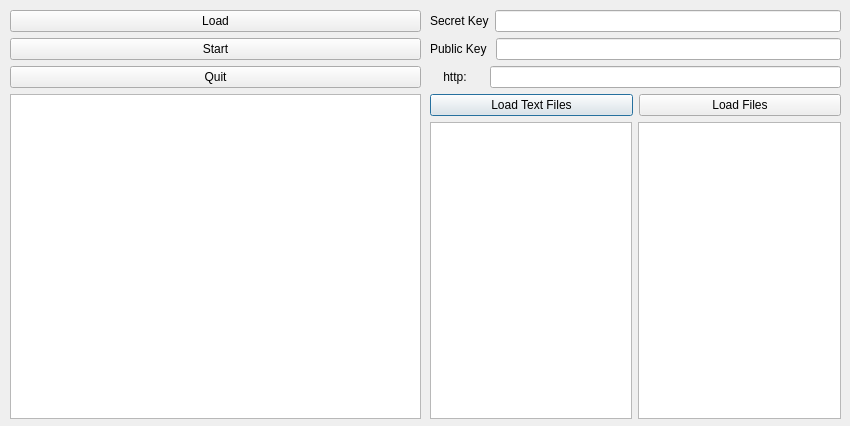
<?xml version="1.0" encoding="UTF-8"?>
<ui version="4.0">
 <class>Dialog</class>
 <widget class="QDialog" name="Dialog">
  <property name="geometry">
   <rect>
    <x>0</x>
    <y>0</y>
    <width>850</width>
    <height>426</height>
   </rect>
  </property>
  <property name="windowTitle">
   <string>Main</string>
  </property>
  <widget class="QWidget" name="verticalLayoutWidget_2">
   <property name="geometry">
    <rect>
     <x>430</x>
     <y>10</y>
     <width>411</width>
     <height>409</height>
    </rect>
   </property>
   <layout class="QVBoxLayout" name="verticalLayout_2">
    <item>
     <layout class="QVBoxLayout" name="verticalLayout">
      <item>
       <layout class="QHBoxLayout" name="horizontalLayout">
        <item>
         <widget class="QLabel" name="label">
          <property name="text">
           <string>Secret Key</string>
          </property>
         </widget>
        </item>
        <item>
         <widget class="QLineEdit" name="lineEdit"/>
        </item>
       </layout>
      </item>
      <item>
       <layout class="QHBoxLayout" name="horizontalLayout_2">
        <item>
         <widget class="QLabel" name="label_2">
          <property name="text">
           <string>Public Key </string>
          </property>
         </widget>
        </item>
        <item>
         <widget class="QLineEdit" name="lineEdit_2"/>
        </item>
       </layout>
      </item>
      <item>
       <layout class="QHBoxLayout" name="horizontalLayout_3">
        <item>
         <widget class="QLabel" name="label_3">
          <property name="text">
           <string>    http:     </string>
          </property>
         </widget>
        </item>
        <item>
         <widget class="QLineEdit" name="lineEdit_3"/>
        </item>
       </layout>
      </item>
     </layout>
    </item>
    <item>
     <layout class="QHBoxLayout" name="horizontalLayout_4">
      <item>
       <widget class="QPushButton" name="loadTxtBtn">
        <property name="text">
         <string>Load Text Files</string>
        </property>
       </widget>
      </item>
      <item>
       <widget class="QPushButton" name="loadFileBtn">
        <property name="text">
         <string>Load Files</string>
        </property>
       </widget>
      </item>
     </layout>
    </item>
    <item>
     <layout class="QHBoxLayout" name="horizontalLayout_5">
      <item>
       <widget class="QListWidget" name="txtFilesList">
        <property name="enabled">
         <bool>true</bool>
        </property>
       </widget>
      </item>
      <item>
       <widget class="QListWidget" name="testFilesList"/>
      </item>
     </layout>
    </item>
   </layout>
  </widget>
  <widget class="QWidget" name="gridLayoutWidget">
   <property name="geometry">
    <rect>
     <x>10</x>
     <y>10</y>
     <width>411</width>
     <height>409</height>
    </rect>
   </property>
   <layout class="QGridLayout" name="gridLayout">
    <item row="1" column="0">
     <widget class="QPushButton" name="startBtn">
      <property name="text">
       <string>Start</string>
      </property>
     </widget>
    </item>
    <item row="2" column="0">
     <widget class="QPushButton" name="pushButton_2">
      <property name="text">
       <string>Quit</string>
      </property>
     </widget>
    </item>
    <item row="0" column="0">
     <widget class="QPushButton" name="fileLoad">
      <property name="text">
       <string>Load</string>
      </property>
     </widget>
    </item>
    <item row="3" column="0">
     <widget class="QTextEdit" name="textEdit"/>
    </item>
   </layout>
  </widget>
 </widget>
 <resources/>
 <connections/>
</ui>
